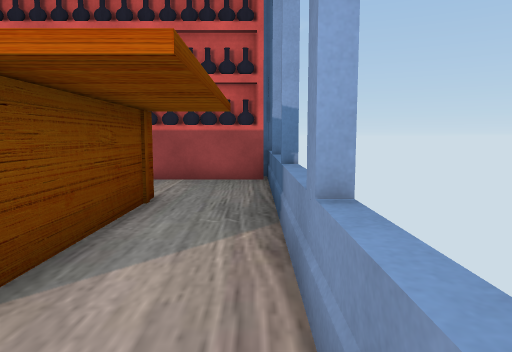
View 1 (above)

16 first-person views from a walk through a Unity game level. The camera is 1.2 m above the floor, tilts 6° down and sees 70° across. The floor is counted in squares, 1 m on a side. Each view is taken from the middle of a square. On the plan, view 1 faces up. The plan holds only what a view shows up to about 15 squares ahead; the rest is blank. Some surface patterns are stand-ins.

View 2
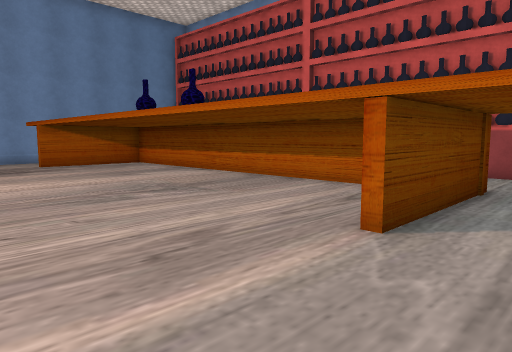

View 3
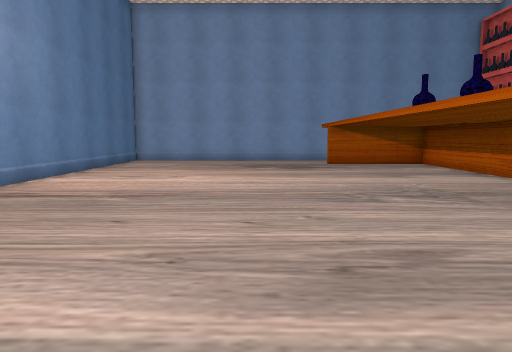

View 4
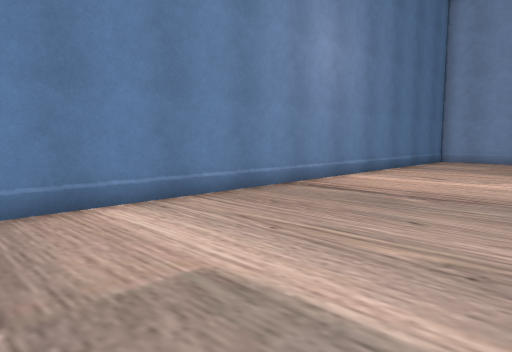

View 5
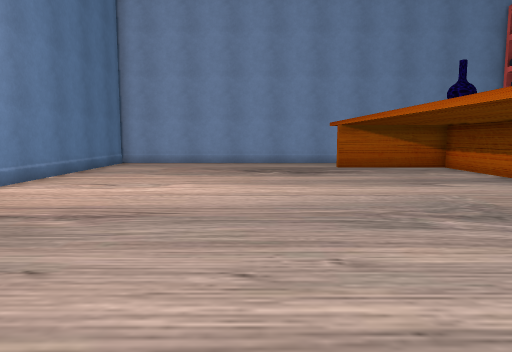

View 6
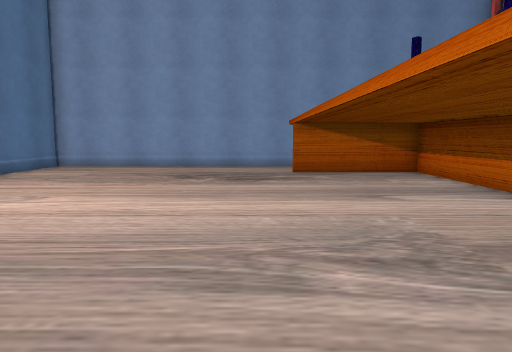

View 7
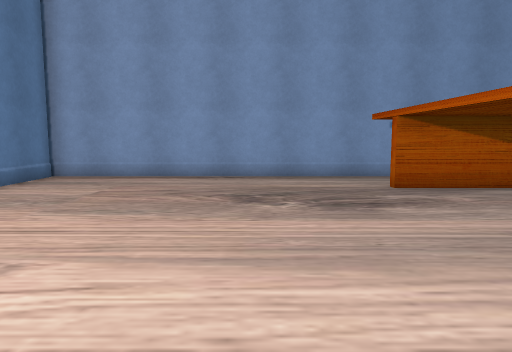

View 8
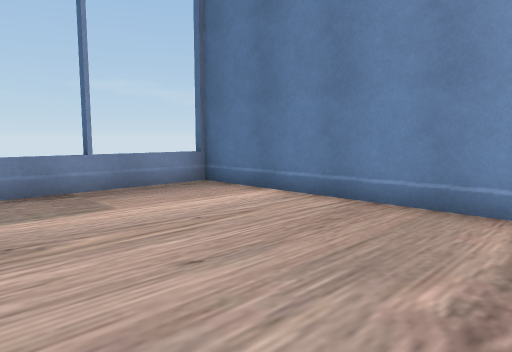

View 9
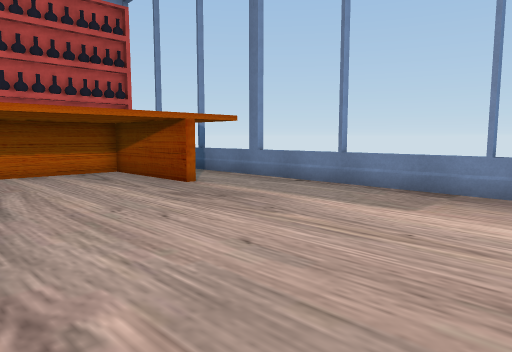

View 10
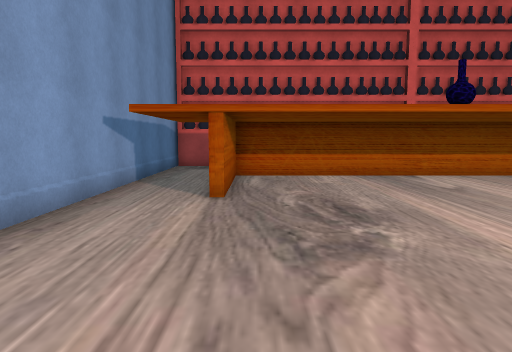

View 11
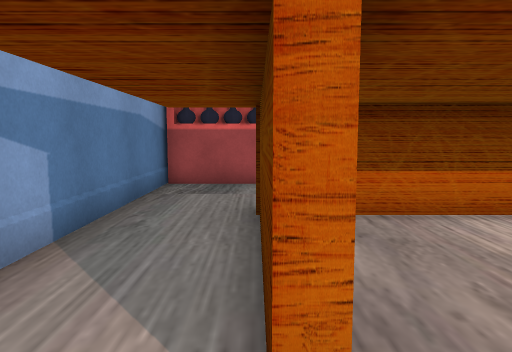

View 12
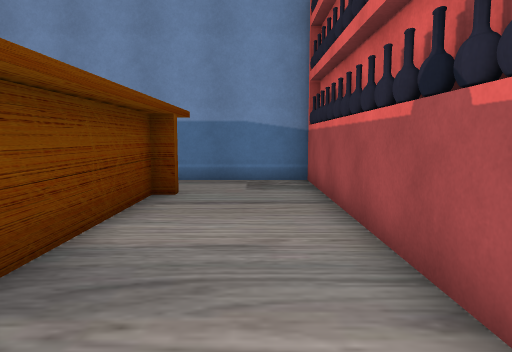

View 13
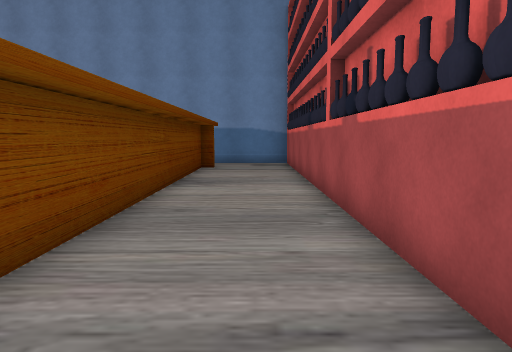

View 14
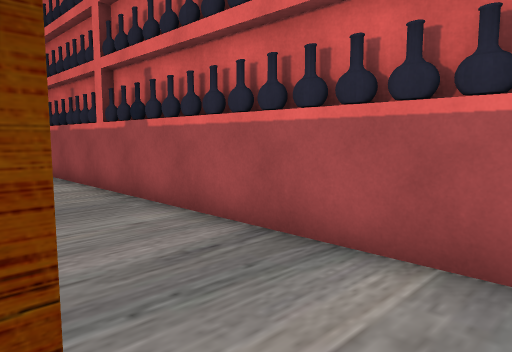

View 15
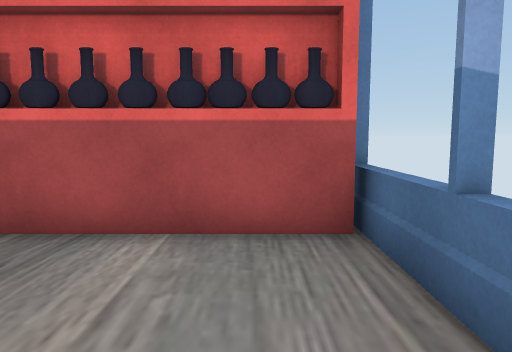

View 16
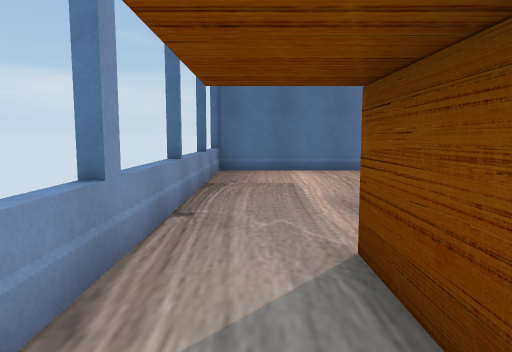

### Floor plan
Points are (right, up) in squares from view 1. A wall is a line through its corners. A room is listed if a view was taken in it or the views show most of it. See-through windows are left out.
Room 1 (views 1, 2, 3, 4, 5, 6, 7, 8, 9, 10, 11)
walls: (-2.4, 2.2) (-2.4, 6.6) (-16.6, 6.6) (-16.6, 2.2); (-19.4, 1.6) (-19.4, -7.3) (0.4, -7.3) (0.4, 1.6)
ways out: opening at (-18.5, 2.5) to room 2; opening at (-0.5, 2.5) to room 2; gap at (-19, -8)
Room 2 (views 12, 13, 14, 15, 16)
walls: (-16.6, 6.8) (-5, 6.8); (-2.1, 7.4) (-2.1, 2.2); (-16.9, 2.2) (-16.9, 3.8); (-19.4, 10.5) (-19.4, 1.6); (0.4, 1.6) (0.4, 10.5)
ways out: opening at (-18.5, 2.5) to room 1; opening at (-0.5, 2.5) to room 1
objects: other object (-19, 11); other object (-18, 11); other object (-17, 11); other object (-16, 11); other object (-15, 11); other object (-14, 11); other object (-13, 11); other object (-12, 11); other object (-11, 11); other object (-10, 11); other object (-9, 11); other object (-8, 11); other object (-7, 11); other object (-6, 11); other object (-5, 11); other object (-4, 11); other object (-3, 11); other object (-2, 11); other object (-1, 11); other object (0, 11)

Where each view was taken, in squares from view 1:
view 1: 0 up, 0 right, facing up
view 2: 2 down, 0 right, facing up-left
view 3: 1 down, 0 right, facing left
view 4: 1 down, 0 right, facing down-left
view 5: 1 down, 2 left, facing left
view 6: 1 up, 4 left, facing left
view 7: 1 down, 8 left, facing left
view 8: 1 down, 8 left, facing down-right
view 9: 6 down, 8 left, facing up-right
view 10: 5 down, 16 left, facing up
view 11: 1 up, 17 left, facing up
view 12: 9 up, 9 left, facing left
view 13: 9 up, 2 left, facing left
view 14: 7 up, 1 left, facing up-left
view 15: 6 up, 1 left, facing up
view 16: 6 up, 1 left, facing down
